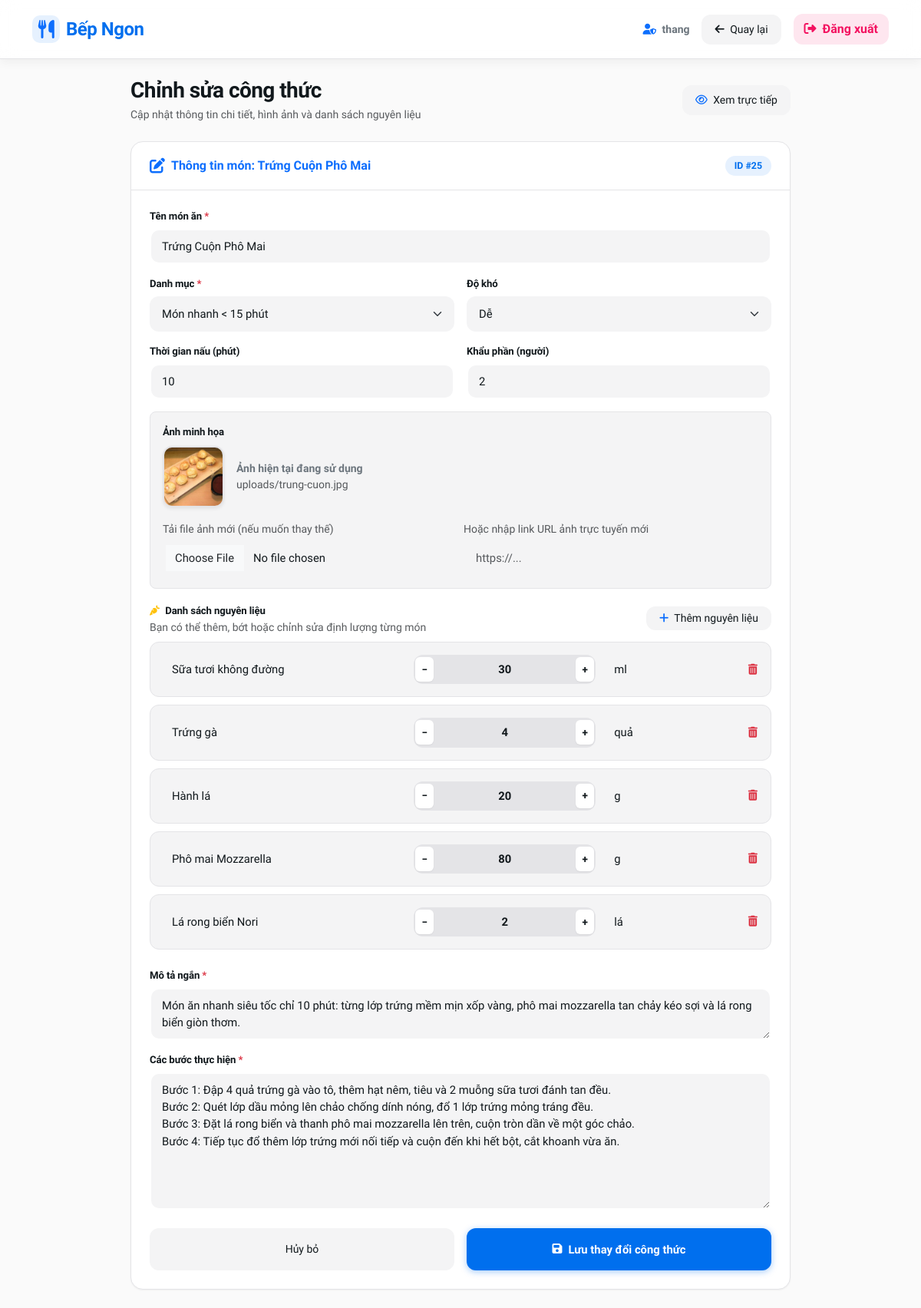
Screenshot of /app/public/edit.php?id=25 (signed in) with the database file from the repository.
### tables this page shows
CREATE TABLE `recipes` (
  `id` int NOT NULL AUTO_INCREMENT,
  `title` varchar(255) NOT NULL,
  `slug` varchar(255) NOT NULL,
  `description` text,
  `image` varchar(255) DEFAULT NULL,
  `cook_time` int DEFAULT NULL,
  `servings` int DEFAULT NULL,
  `difficulty` varchar(50) DEFAULT NULL,
  `category_id` int DEFAULT NULL,
  `instructions` text,
  `created_at` timestamp NULL DEFAULT CURRENT_TIMESTAMP,
  `updated_at` timestamp NULL DEFAULT CURRENT_TIMESTAMP ON UPDATE CURRENT_TIMESTAMP,
  `rating` decimal(2,1) DEFAULT '4.8',
  `rating_count` int DEFAULT '120',
  PRIMARY KEY (`id`),
  UNIQUE KEY `slug` (`slug`),
  KEY `category_id` (`category_id`),
  CONSTRAINT `recipes_ibfk_1` FOREIGN KEY (`category_id`) REFERENCES `categories` (`id`) ON DELETE SET NULL
);

CREATE TABLE `categories` (
  `id` int NOT NULL AUTO_INCREMENT,
  `name` varchar(255) NOT NULL,
  `slug` varchar(255) NOT NULL,
  `description` text,
  PRIMARY KEY (`id`),
  UNIQUE KEY `slug` (`slug`)
);

CREATE TABLE `recipe_ingredients` (
  `recipe_id` int NOT NULL,
  `ingredient_id` int NOT NULL,
  `quantity` varchar(50) DEFAULT NULL,
  `unit` varchar(50) DEFAULT NULL,
  PRIMARY KEY (`recipe_id`,`ingredient_id`),
  KEY `ingredient_id` (`ingredient_id`),
  CONSTRAINT `recipe_ingredients_ibfk_1` FOREIGN KEY (`recipe_id`) REFERENCES `recipes` (`id`) ON DELETE CASCADE,
  CONSTRAINT `recipe_ingredients_ibfk_2` FOREIGN KEY (`ingredient_id`) REFERENCES `ingredients` (`id`) ON DELETE CASCADE
);

CREATE TABLE `ingredients` (
  `id` int NOT NULL AUTO_INCREMENT,
  `name` varchar(255) NOT NULL,
  PRIMARY KEY (`id`),
  UNIQUE KEY `name` (`name`)
);

### app/public/edit.php (the view, shortened to what this page needs)
<?php
require_once __DIR__ . '/../src/db.php';
$id = isset($_GET['id']) ? (int)$_GET['id'] : 0;
$stmt = $pdo->prepare("SELECT * FROM recipes WHERE id = ?");
$stmt->execute([$id]);
$recipe = $stmt->fetch();
$stmtIng = $pdo->prepare("SELECT i.name, ri.quantity, ri.unit FROM recipe_ingredients ri JOIN ingredients i ON ri.ingredient_id = i.id WHERE ri.recipe_id = ?");
$stmtIng->execute([$id]);
$currentIngredients = $stmtIng->fetchAll();
$categories = $pdo->query("SELECT * FROM categories")->fetchAll();
?>
<!DOCTYPE html>
<html lang="vi">
<head>
    <link href="https://cdn.jsdelivr.net/npm/bootstrap@5.3.0/dist/css/bootstrap.min.css" rel="stylesheet">
    <link rel="stylesheet" href="https://cdnjs.cloudflare.com/ajax/libs/font-awesome/6.4.0/css/all.min.css">
    <link rel="stylesheet" href="css/style.css">
</head>
<body style="background-color: #FAFAFA;">
    <nav class="navbar navbar-expand-lg sticky-top border-bottom" style="background: rgba(255, 255, 255, 0.85); backdrop-filter: blur(12px); border-color: var(--border-color) !important;">
        <div class="container">
            <a class="navbar-brand d-flex align-items-center gap-2" href="index.php" style="color: var(--primary-color) !important;">
                <div style="width: 36px; height: 36px; border-radius: 10px; background: var(--primary-50); display: flex; align-items: center; justify-content: center;">
                    <i class="fa-solid fa-utensils text-primary"></i>
                </div>
                <span class="fw-bold tracking-tight">Bếp Ngon</span>
            </a>
            <div class="d-flex align-items-center gap-3">
                <span class="small fw-semibold text-secondary d-none d-sm-inline">
                    <i class="fa-solid fa-user-shield text-primary me-1"></i> <?= htmlspecialchars($_SESSION['username']) ?>
                </span>
                <a href="admin.php" class="heroui-btn-light text-decoration-none">
                    <i class="fa-solid fa-arrow-left me-1"></i> Quay lại
                </a>
                <a href="logout.php" class="heroui-btn-danger text-decoration-none">
                    <i class="fa-solid fa-right-from-bracket me-1"></i> Đăng xuất
                </a>
            </div>
        </div>
    </nav>
    <div class="container py-4">
        <div class="d-flex justify-content-between align-items-center mb-4 mx-auto" style="max-width: 860px;">
            <div>
                <h3 class="fw-bold m-0" style="color: var(--text-main); letter-spacing: -0.02em;">Chỉnh sửa công thức</h3>
                <p class="text-muted small m-0 mt-1">Cập nhật thông tin chi tiết, hình ảnh và danh sách nguyên liệu</p>
            </div>
            <a href="recipe.php?id=<?= $id ?>" target="_blank" class="heroui-btn-light text-decoration-none">
                <i class="fa-regular fa-eye text-primary me-1"></i> Xem trực tiếp
            </a>
        </div>
        <div class="heroui-card mx-auto shadow-md" style="max-width: 860px;">
            <div class="heroui-header d-flex justify-content-between align-items-center">
                <div class="d-flex align-items-center gap-2 text-primary">
                    <i class="fa-solid fa-pen-to-square fs-5"></i>
                    <span class="fw-bold">Thông tin món: <?= htmlspecialchars($recipe['title']) ?></span>
                </div>
                <span class="heroui-badge heroui-badge-primary">ID #<?= $recipe['id'] ?></span>
            </div>
            <div class="p-4">
                <form method="POST" enctype="multipart/form-data">
                    <div class="heroui-input-group mb-3">
                        <label class="heroui-label">Tên món ăn <span class="text-danger">*</span></label>
                        <input type="text" name="title" class="form-control heroui-input" value="<?= htmlspecialchars($recipe['title']) ?>" required>
                    </div>
                    <div class="row g-3 mb-3">
                        <div class="col-md-6">
                            <div class="heroui-input-group">
                                <label class="heroui-label">Danh mục <span class="text-danger">*</span></label>
                                <select name="category_id" class="form-select heroui-input" required>
                                    <?php foreach($categories as $cat): ?>
                                        <option value="<?= $cat['id'] ?>" <?= $cat['id'] == $recipe['category_id'] ? 'selected' : '' ?>>
                                            <?= htmlspecialchars($cat['name']) ?>
                                        </option>
                                    <?php endforeach; ?>
                                </select>
                            </div>
                        </div>
                        <div class="col-md-6">
                            <div class="heroui-input-group">
                                <label class="heroui-label">Độ khó</label>
                                <select name="difficulty" class="form-select heroui-input">
                                    <option value="Dễ" <?= $recipe['difficulty'] == 'Dễ' ? 'selected' : '' ?>>Dễ</option>
                                </select>
                            </div>
                        </div>
                    </div>
                    <div class="row g-3 mb-3">
                        <div class="col-6">
                            <div class="heroui-input-group">
                                <label class="heroui-label">Thời gian nấu (phút)</label>
                                <input type="number" name="cook_time" class="form-control heroui-input" value="<?= htmlspecialchars($recipe['cook_time']) ?>" required>
                            </div>
                        </div>
                        <div class="col-6">
                            <div class="heroui-input-group">
                                <label class="heroui-label">Khẩu phần (người)</label>
                                <input type="number" name="servings" class="form-control heroui-input" value="<?= htmlspecialchars($recipe['servings']) ?>" required>
                            </div>
                        </div>
                    </div>
                    <div class="mb-3 p-3 rounded-3" style="background: var(--content2); border: 1px solid var(--border-color);">
                        <label class="heroui-label mb-2 d-block">Ảnh minh họa</label>
                        <div class="d-flex align-items-center gap-3 mb-3">
                            <?php if(!empty($recipe['image'])): ?>
                                <img src="<?= htmlspecialchars($recipe['image']) ?>" alt="Thumb" class="avatar-preview shadow-sm" style="width: 80px; height: 80px;">
                                <div>
                                    <div class="small fw-semibold text-secondary">Ảnh hiện tại đang sử dụng</div>
                                    <small class="text-muted d-block text-truncate" style="max-width: 400px;"><?= htmlspecialchars($recipe['image']) ?></small>
                                </div>
                            <?php endif; ?>
                        </div>
                        <div class="row g-2">
                            <div class="col-md-6">
                                <label class="small text-muted mb-1">Tải file ảnh mới (nếu muốn thay thế)</label>
                                <input type="file" name="image" class="form-control heroui-input" accept="image/*">
                            </div>
                            <div class="col-md-6">
                                <label class="small text-muted mb-1">Hoặc nhập link URL ảnh trực tuyến mới</label>
                                <input type="url" name="image_url" class="form-control heroui-input" placeholder="https://..." value="<?= (strpos($recipe['image'], 'http') === 0) ? htmlspecialchars($recipe['image']) : '' ?>">
                            </div>
                        </div>
                    </div>
                    <div class="mb-4">
                        <div class="d-flex justify-content-between align-items-center mb-2">
                            <div>
                                <label class="heroui-label m-0"><i class="fa-solid fa-carrot text-warning me-1"></i> Danh sách nguyên liệu</label>
                                <small class="text-muted d-block">Bạn có thể thêm, bớt hoặc chỉnh sửa định lượng từng món</small>
                            </div>
                            <button type="button" class="btn btn-sm heroui-btn-light py-1 px-3" id="btnAddIngredient">
                                <i class="fa-solid fa-plus text-primary me-1"></i> Thêm nguyên liệu
                            </button>
                        </div>
                        <div id="ingredientsList">
                            <?php if(!empty($currentIngredients)): ?>
                                <?php foreach($currentIngredients as $idx => $ing): ?>
                                    <div class="ingredient-row d-flex align-items-center gap-2">
                                        <input type="text" name="ingredients[<?= $idx ?>][name]" class="form-control heroui-input" value="<?= htmlspecialchars($ing['name']) ?>" placeholder="Tên nguyên liệu" style="flex: 2;">
                                        <div class="heroui-stepper" style="flex: 1.6;">
                                            <button type="button" class="heroui-stepper-btn btn-step-down" title="Giảm định lượng">−</button>
                                            <input type="text" name="ingredients[<?= $idx ?>][quantity]" class="form-control heroui-input ing-qty-input" value="<?= htmlspecialchars($ing['quantity']) ?>" placeholder="Số lượng">
                                            <button type="button" class="heroui-stepper-btn btn-step-up" title="Tăng định lượng">+</button>
                                        </div>
                                        <input type="text" name="ingredients[<?= $idx ?>][unit]" class="form-control heroui-input" value="<?= htmlspecialchars($ing['unit']) ?>" placeholder="Đơn vị (g, ml...)" style="flex: 1;">
                                        <button type="button" class="btn btn-sm btn-link text-danger p-1 btn-remove-ing" title="Xóa"><i class="fa-solid fa-trash-can"></i></button>
                                    </div>
                                <?php endforeach; ?>
                            <?php endif; ?>
                        </div>
                    </div>
                    <div class="heroui-input-group mb-3">
                        <label class="heroui-label">Mô tả ngắn <span class="text-danger">*</span></label>
                        <textarea name="description" class="form-control heroui-input" rows="2" required><?= htmlspecialchars($recipe['description']) ?></textarea>
                    </div>
                    <div class="heroui-input-group mb-4">
                        <label class="heroui-label">Các bước thực hiện <span class="text-danger">*</span></label>
                        <textarea name="instructions" class="form-control heroui-input" rows="7" required><?= htmlspecialchars($recipe['instructions']) ?></textarea>
                    </div>
                    <div class="d-flex gap-3">
                        <a href="admin.php" class="heroui-btn-light w-50 py-3 text-center text-decoration-none">
                            Hủy bỏ
                        </a>
                        <button type="submit" class="heroui-btn-primary w-50 py-3">
                            <i class="fa-solid fa-floppy-disk"></i> Lưu thay đổi công thức
                        </button>
                    </div>
                </form>
            </div>
        </div>
    </div>
</body>
</html>

### rows the page displays
recipes: title "Trứng Cuộn Phô Mai", id "25", category_id "Món nhanh < 15 phút", difficulty "Dễ", cook_time "10", servings "2", image (picture), image "uploads/trung-cuon.jpg", description "Món ăn nhanh siêu tốc chỉ 10 phút: từng lớp trứng mềm mịn xốp vàng, phô mai mozzarella tan chảy kéo sợi và lá rong biển giòn thơm.", instructions "Bước 1: Đập 4 quả trứng gà vào tô, thêm hạt nêm, tiêu và 2 muỗng sữa tươi đánh tan đều. Bước 2: Quét lớp dầu mỏng lên chảo chống dính nóng, đổ 1 lớp trứng mỏng tráng đều. Bước 3: Đặt lá rong biển và thanh phô mai mozzarella lên trên, cuộn tròn dần về một góc chảo. Bước 4: Tiếp tục đổ thêm lớp trứng mới nối tiếp và cuộn đến khi hết bột, cắt khoanh vừa ăn."
recipe_ingredients: ingredient.name "Sữa tươi không đường", quantity "30", unit "ml"
recipe_ingredients: ingredient.name "Trứng gà", quantity "4", unit "quả"
recipe_ingredients: ingredient.name "Hành lá", quantity "20", unit "g"
recipe_ingredients: ingredient.name "Phô mai Mozzarella", quantity "80", unit "g"
recipe_ingredients: ingredient.name "Lá rong biển Nori", quantity "2", unit "lá"

### other values shown
$_SESSION['username'] "thang"
